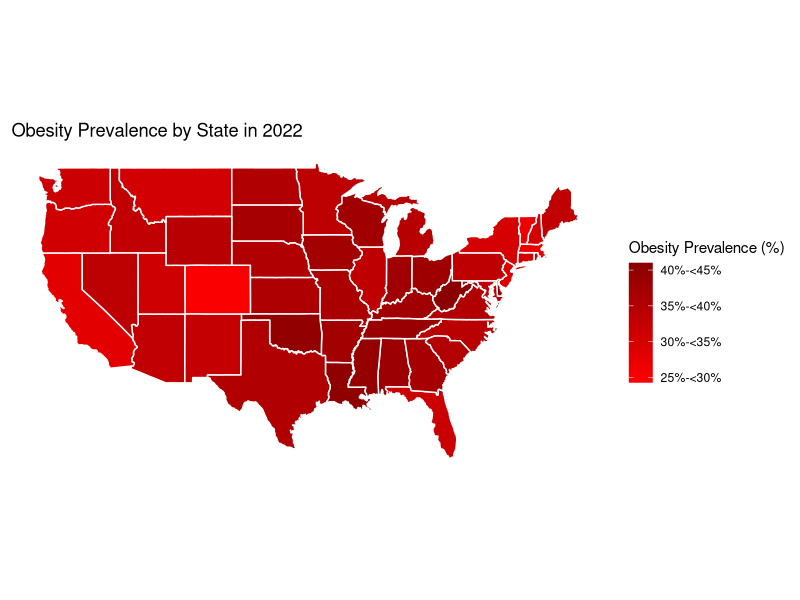
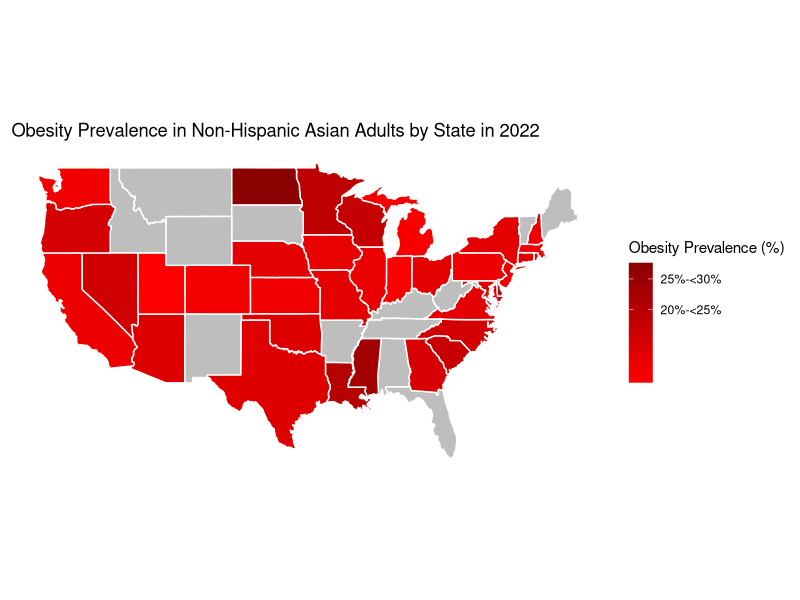
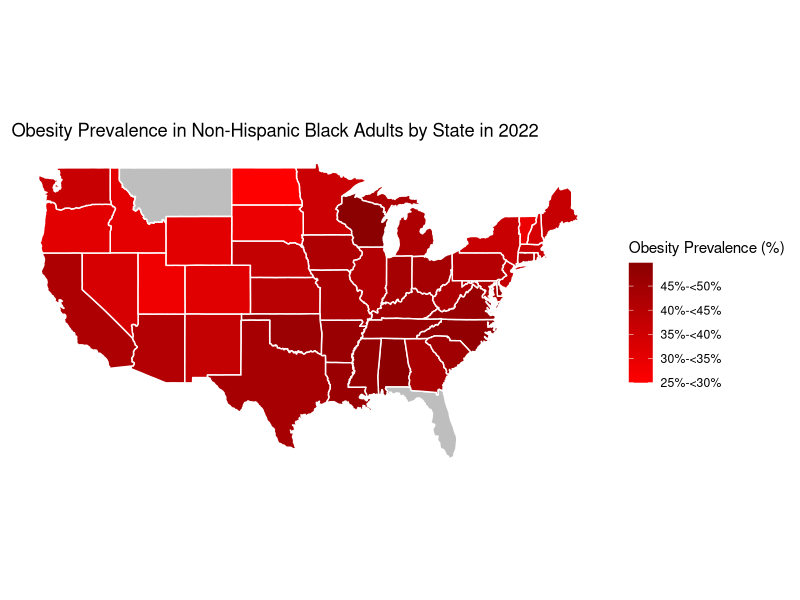

Here is the R script that generated these plots, in order:
## ---- chunk 1
library(readr)
library(tidyverse)
library(tidyr)
library(dplyr)
library(maps) 
library(sf)
## ---- chunk 2
overall <- read_csv("data/BRFSS/2022-overall-prevalence.csv")
asian <- read_csv("data/BRFSS/2022-asian.csv")
black <- read_csv("data/BRFSS/2022-black.csv")
white <- read_csv("data/BRFSS/2022-white.csv")
hispanic <- read_csv("data/BRFSS/2022-hispanic.csv")

states_map <- map_data("state")
states_sf <- st_as_sf(maps::map("state", plot = FALSE, fill = TRUE))
## ---- chunk 3
overall <- overall %>%
  mutate(State = tolower(State))

overall_map <- left_join(states_map, overall, by = c("region" = "State"))

breaks <- c(0, 20, 25, 30, 35, 40, 45, 50)

ggplot(data = overall_map) +
  geom_polygon(aes(x = long, y = lat, group = group, fill = Prevalence), color = "white") +
  scale_fill_continuous(
    name = "Obesity Prevalence (%)",
    breaks = breaks, 
    labels = c("<20%", "20%-<25%", "25%-<30%", "30%-<35%", 
               "35%-<40%", "40%-<45%", "45%-<50%", "50%+"),
    low = "red", high = "darkred", na.value = "grey"
  ) +
  coord_fixed(1.3) +
  theme_minimal() +
  labs(title = "Obesity Prevalence by State in 2022") +
  theme(legend.position = "right",
        panel.grid.major = element_blank(),  
        panel.grid.minor = element_blank(), 
        axis.text.x = element_blank(), 
        axis.text.y = element_blank(),  
        axis.ticks = element_blank(),
        axis.title.x = element_blank(),
        axis.title.y = element_blank())
## ---- chunk 4
asian <- asian %>%
  mutate(State = tolower(State))
asian_map <- left_join(states_map, asian, by = c("region" = "State"))
asian_map <- asian_map %>%
  mutate(Prevalence = as.numeric(as.character(Prevalence)))

breaks <- c(0, 20, 25, 30, 35, 40, 45, 50)
ggplot(data = asian_map) +
  geom_polygon(aes(x = long, y = lat, group = group, fill = Prevalence), color = "white") +
  scale_fill_continuous(
    name = "Obesity Prevalence (%)",
    breaks = breaks, 
    labels = c("<20%", "20%-<25%", "25%-<30%", "30%-<35%", 
               "35%-<40%", "40%-<45%", "45%-<50%", "50%+"),
    low = "red", high = "darkred", na.value = "grey"
  ) +
  coord_fixed(1.3) +
  theme_minimal() +
  labs(title = "Obesity Prevalence in Non-Hispanic Asian Adults by State in 2022") +
  theme(legend.position = "right",
        panel.grid.major = element_blank(),  
        panel.grid.minor = element_blank(), 
        axis.text.x = element_blank(), 
        axis.text.y = element_blank(),  
        axis.ticks = element_blank(),
        axis.title.x = element_blank(),
        axis.title.y = element_blank())
## ---- chunk 5
black <- black %>%
  mutate(State = tolower(State))
black_map <- left_join(states_map, black, by = c("region" = "State"))
black_map <- black_map %>%
  mutate(Prevalence = as.numeric(as.character(Prevalence)))

breaks <- c(0, 20, 25, 30, 35, 40, 45, 50)
ggplot(data = black_map) +
  geom_polygon(aes(x = long, y = lat, group = group, fill = Prevalence), color = "white") +
  scale_fill_continuous(
    name = "Obesity Prevalence (%)",
    breaks = breaks, 
    labels = c("<20%", "20%-<25%", "25%-<30%", "30%-<35%", 
               "35%-<40%", "40%-<45%", "45%-<50%", "50%+"),
    low = "red", high = "darkred", na.value = "grey"
  ) +
  coord_fixed(1.3) +
  theme_minimal() +
  labs(title = "Obesity Prevalence in Non-Hispanic Black Adults by State in 2022") +
  theme(legend.position = "right",
        panel.grid.major = element_blank(),  
        panel.grid.minor = element_blank(), 
        axis.text.x = element_blank(), 
        axis.text.y = element_blank(),  
        axis.ticks = element_blank(),
        axis.title.x = element_blank(),
        axis.title.y = element_blank())
